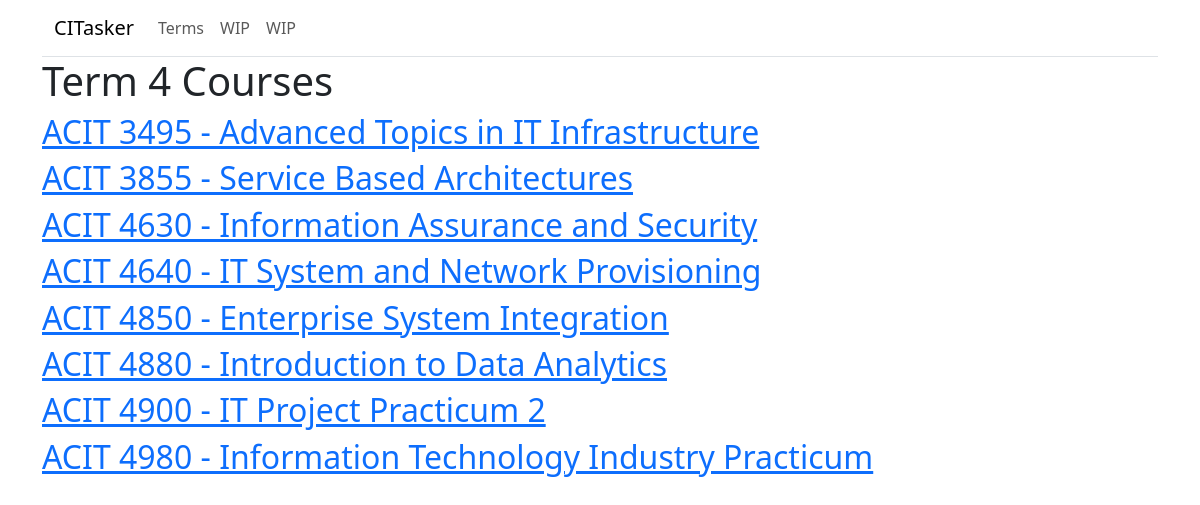
Screenshot of /terms/4 with the database file from the repository.
### models/course.py (models this page shows)
class Course(db.Model):
    __tablename__ = "courses"
    id = mapped_column(Integer, primary_key=True)
    name = mapped_column(String, nullable=False)
    term = mapped_column(Integer, nullable=False)

### app.py (the view)
@app.route("/terms/<int:num>")
def term_classes(num):
    data = db.session.execute(select(Course).where(Course.term == num)).scalars()
    return render_template("classes.html", data=data, num=num)

### templates/classes.html
{% extends "base.html" %}
{% block content%}
<h1>Term {{num}} Courses</h1>
{% for class in data %}
    <div>
        <h2><a href="{{ url_for('class_page', id=class.id) }}">{{ class.name }}</a></h2>
    </div>
{% endfor %}
{% endblock %}

### rows the page displays
Course: name "ACIT 3495 - Advanced Topics in IT Infrastructure"
Course: name "ACIT 3855 - Service Based Architectures"
Course: name "ACIT 4630 - Information Assurance and Security"
Course: name "ACIT 4640 - IT System and Network Provisioning"
Course: name "ACIT 4850 - Enterprise System Integration"
Course: name "ACIT 4880 - Introduction to Data Analytics"
Course: name "ACIT 4900 - IT Project Practicum 2"
Course: name "ACIT 4980 - Information Technology Industry Practicum"

### other values shown
{{ num }} "4"
